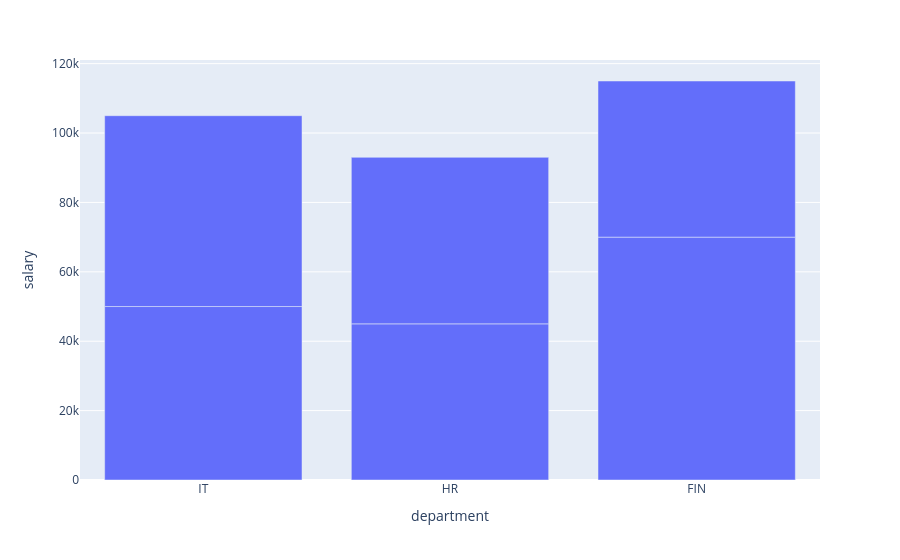

The cell this chart's notebook holds for it:
### Code cell
fig=px.bar(df,x='department',y='salary')
fig.show()

### Figure 1 — Plotly figure (JSON) as saved in the notebook; plotly's stock layout.template omitted (floating-point values rounded to 4 significant figures)
{"data": [{"hovertemplate": "department=%{x}<br>salary=%{y}<extra></extra>", "legendgroup": "", "marker": {"color": "#636efa", "pattern": {"shape": ""}}, "name": "", "orientation": "v", "showlegend": false, "textposition": "auto", "type": "bar", "x": ["IT", "IT", "HR", "HR", "FIN", "FIN"], "xaxis": "x", "y": [50000, 55000, 45000, 48000, 70000, 45000], "yaxis": "y"}], "layout": {"barmode": "relative", "legend": {"tracegroupgap": 0}, "margin": {"t": 60}, "xaxis": {"anchor": "y", "domain": [0, 1], "title": {"text": "department"}}, "yaxis": {"anchor": "x", "domain": [0, 1], "title": {"text": "salary"}}}}
